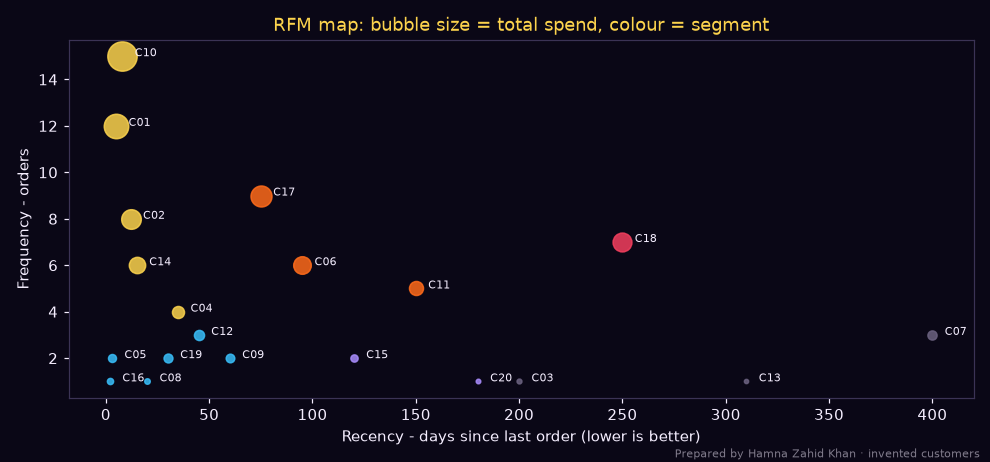

Reproduce this figure in Python.
# RFM segmentation of an e-commerce customer list for targeted email campaigns.
# R = days since last order, F = number of orders, M = total spend (PKR).
# Prepared by Hamna Zahid Khan, Junior Lecturer. 20 invented customers of a Lahore cosmetics store.
import matplotlib
matplotlib.use("Agg")
import matplotlib.pyplot as plt
from collections import Counter

BG, FIRE, GOLD, VIOLET, EMBER, TEXT = "#0A0716", "#FF6B1A", "#FCD34D", "#A78BFA", "#F43F5E", "#F5EEFF"
customers = [  # id, recency days, frequency, monetary PKR
    ("C01", 5, 12, 64_000), ("C02", 12, 8, 41_000), ("C03", 200, 1, 2_500), ("C04", 35, 4, 15_500),
    ("C05", 3, 2, 6_800), ("C06", 95, 6, 33_000), ("C07", 400, 3, 9_000), ("C08", 20, 1, 3_200),
    ("C09", 60, 2, 7_900), ("C10", 8, 15, 92_000), ("C11", 150, 5, 21_000), ("C12", 45, 3, 11_000),
    ("C13", 310, 1, 1_900), ("C14", 15, 6, 28_500), ("C15", 120, 2, 5_600), ("C16", 2, 1, 4_100),
    ("C17", 75, 9, 47_000), ("C18", 250, 7, 38_000), ("C19", 30, 2, 8_400), ("C20", 180, 1, 2_200),
]

def score(value, cuts, reverse=False):
    """1-4 score by thresholds; reverse=True means smaller is better (recency)"""
    s = 1 + sum(value > c for c in cuts)
    return 5 - s if reverse else s

def segment(r, f, m):
    if r >= 3 and f >= 3: return "Champions"
    if r >= 3 and f <= 2: return "New / promising"
    if r == 2 and f >= 3: return "Loyal - needs attention"
    if r <= 2 and f >= 3: return "At risk (were loyal)"
    if r == 2: return "Need nurturing"
    return "Lapsed"

EMAIL = {"Champions": "VIP early access, referral programme, no discounts needed",
         "New / promising": "Welcome series, how-to-use content, second-order incentive",
         "Loyal - needs attention": "Personal recommendations based on past orders",
         "At risk (were loyal)": "'We miss you' email with a meaningful offer and survey",
         "Need nurturing": "Best-sellers, reviews, bundle offers",
         "Lapsed": "Win-back sequence; suppress if no opens after 3 emails"}

print(f"{'ID':<5}{'R days':>7}{'F':>4}{'M PKR':>9}  R F M  Segment")
segs = Counter()
for cid, r, f, m in customers:
    rs = score(r, [14, 60, 180], reverse=True)
    fs = score(f, [1, 3, 7])
    ms = score(m, [5_000, 15_000, 40_000])
    sg = segment(rs, fs, ms); segs[sg] += 1
    print(f"{cid:<5}{r:>7}{f:>4}{m:>9,}  {rs} {fs} {ms}  {sg}")
print("\nSegment sizes and the email each one should get:")
for sg, n in segs.most_common():
    print(f"  {sg:<25}{n:>3}  -> {EMAIL[sg]}")

fig, ax = plt.subplots(figsize=(9, 4.2), facecolor=BG); ax.set_facecolor(BG)
for cid, r, f, m in customers:
    sg = segment(score(r, [14, 60, 180], True), score(f, [1, 3, 7]), 0)
    col = {"Champions": GOLD, "New / promising": "#38BDF8", "Loyal - needs attention": FIRE,
           "At risk (were loyal)": EMBER, "Need nurturing": VIOLET, "Lapsed": "#6b6280"}[sg]
    ax.scatter(r, f, s=m / 250, color=col, alpha=.85)
    ax.text(r + 6, f, cid, color=TEXT, fontsize=7)
ax.set_xlabel("Recency - days since last order (lower is better)", color=TEXT)
ax.set_ylabel("Frequency - orders", color=TEXT)
ax.set_title("RFM map: bubble size = total spend, colour = segment", color=GOLD)
ax.tick_params(colors=TEXT)
for s in ax.spines.values(): s.set_color("#3b3355")
fig.text(0.99, 0.01, "Prepared by Hamna Zahid Khan · invented customers", color=TEXT, alpha=0.5, ha="right", fontsize=7)
plt.tight_layout(); plt.savefig("session-02_rfm_segments.png", dpi=110, facecolor=BG)
print("Saved session-02_rfm_segments.png")
